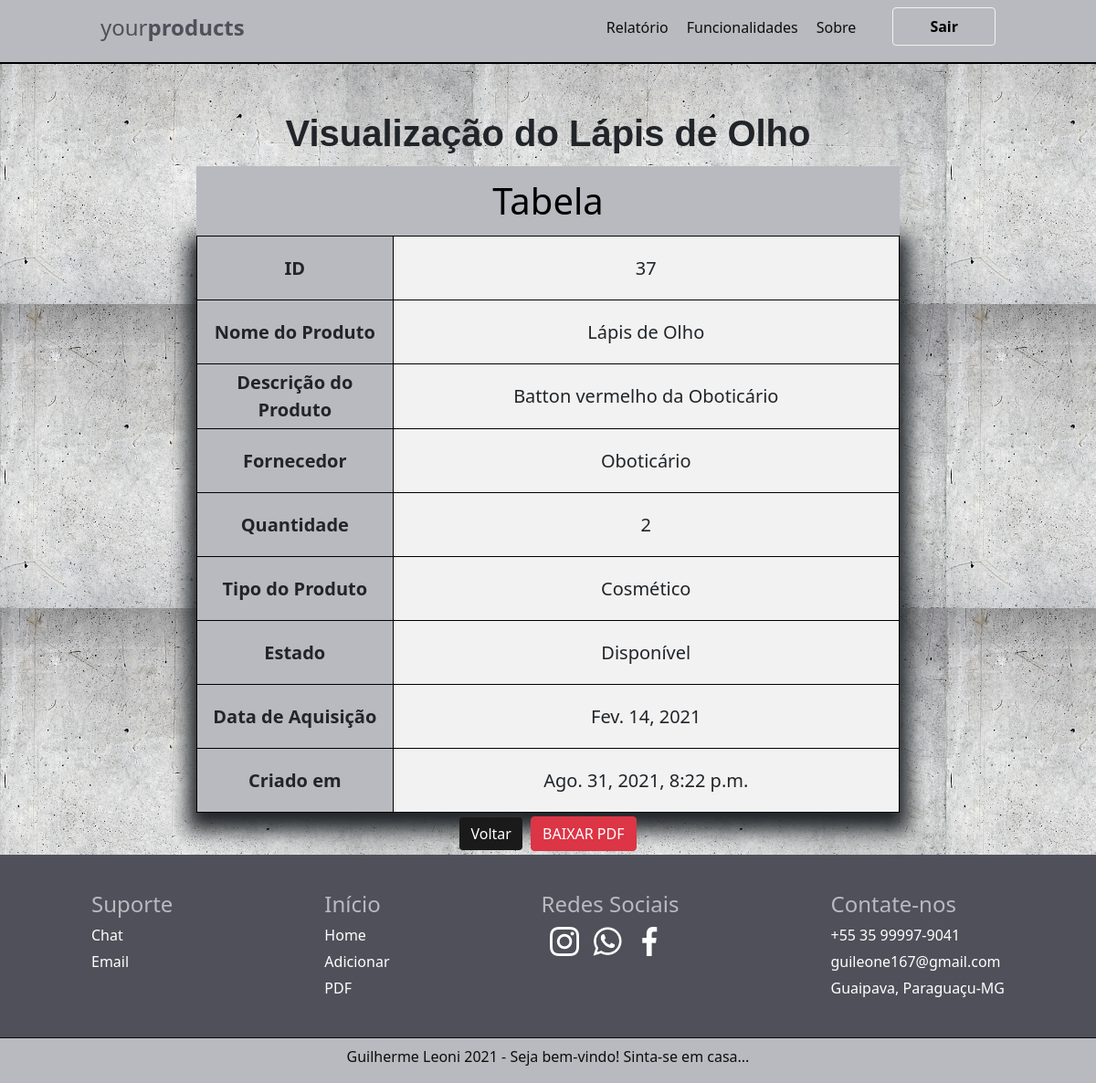
The page /view/37/ (signed in) on the database its author committed.
### produto/models.py (models this page shows, shortened)
class produto(models.Model):
    STATUS = (
        ('', 'Selecione:'),
        ('Cosmético', 'Cosmético'),
        ('Industrial', 'Industrial'),
        ('Alimentício', 'Alimentício'),
    )
    ESTADOS = (
        ('Disponível', 'Disponível'),
        ('Vendido', 'Vendido'),
    )
    nome = models.CharField(max_length=100)
    tipo = models.CharField(
        max_length=100,
        choices=STATUS,
        )
    descricao = models.CharField(max_length=100)#textfild
    data = models.DateField()
    fornecedor = models.CharField(max_length=100)
    quantidade = models.IntegerField(max_length=100)
    estado = models.CharField(
        max_length=12,
        choices=ESTADOS,
        )
    criado_em = models.DateTimeField(auto_now_add=True)
    editado_em = models.DateTimeField(auto_now=True)

### produto/views.py (the view)
# urls.py: path('view/<int:pk>/', view, name='view'),
@login_required()
def view(request, pk):
    data = {}
    data['rc'] = produto.objects.all().order_by('-criado_em')[:5]
    data['re'] = produto.objects.all().order_by('-editado_em')[:5]
    data['db'] = produto.objects.get(pk=pk)
    return render(request, 'produtos/view.html', data)

### produto/templates/produtos/view.html (shortened to what this page needs)
{% extends 'base.html' %}
{% block content %}
    <div class="col-8 m-auto mt-5 pt-1 pb-1 text-center">
        <h1>Visualização do {{db.nome}}</h1>
    </div>
    <div class="col-8 m-auto text-center dado" id="dados">
        <table>
          <caption class="text-center">Tabela</caption>
          <tr>
            <th>ID</th>
            <td>{{db.id}}</td>
          </tr>
          <tr>
            <th>Nome do Produto</th>
            <td>{{db.nome}}</td>
          </tr>
          <tr>
            <th>Descrição do Produto</th>
            <td>{{db.descricao}}</td>
          </tr>
          <tr>
            <th>Fornecedor</th>
            <td>{{db.fornecedor}}</td>
          </tr>
          <tr>
            <th>Quantidade</th>
            <td>{{db.quantidade}}</td>
          </tr>
          <tr>
            <th>Tipo do Produto</th>
            <td>{{db.tipo}}</td>
          </tr>
          <tr>
            <th>Estado</th>
            <td>{{db.estado}}</td>
          </tr>
          <tr>
            <th>Data de Aquisição</th>
            <td>{{db.data}}</td>
          </tr>
          <tr>
            <th>Criado em</th>
            <td>{{db.criado_em}}</td>
          </tr>
        </table>
    </div>
    <div class="col-8 m-auto pt-1 pb-1 text-center">
        <button onclick="history.go(-1);" class="btn btn-info">Voltar</button>
        <input type="button" value="BAIXAR PDF" class="btn btn-danger" onclick="funcao_pdf()">
    </div>
{% endblock %}

### produto/static/css/styles.css (style rules this page uses)
body { background-color: #FFE4E1; background-image: url('../img/background.jpg'); }
h1 { font-family: Arial; font-weight: bold; }
body { background-color: #FFE4E1; }
.btn-info { margin-right: 5px; transition: background 0.5s; background: #1b1a1a; border: #fff; color: #fff; }
.dado table, .dado th, .dado td { border: 1px solid black; border-collapse: collapse; }
.dado th, .dado td { padding: 5px; text-align: center; }
.dado table { box-shadow: 0 10px 20px 10px; transform: scale(1); background-color: #F2F2F2; }
.dado td { height: 70px; width: 1000px; font-size: 20px; }
.dado th { width: 300px; font-size: 20px; background-color: #B8BABF; }
.dado caption { caption-side: top; font-size: 40px; color: #000; background-color: #B8BABF; }

### rows shown on the page
produto: nome "Lápis de Olho", id "37", descricao "Batton vermelho da Oboticário", fornecedor "Oboticário", quantidade "2", tipo "Cosmético", estado "Disponível", data "Fev. 14, 2021", criado_em "Ago. 31, 2021, 8:22 p.m."
